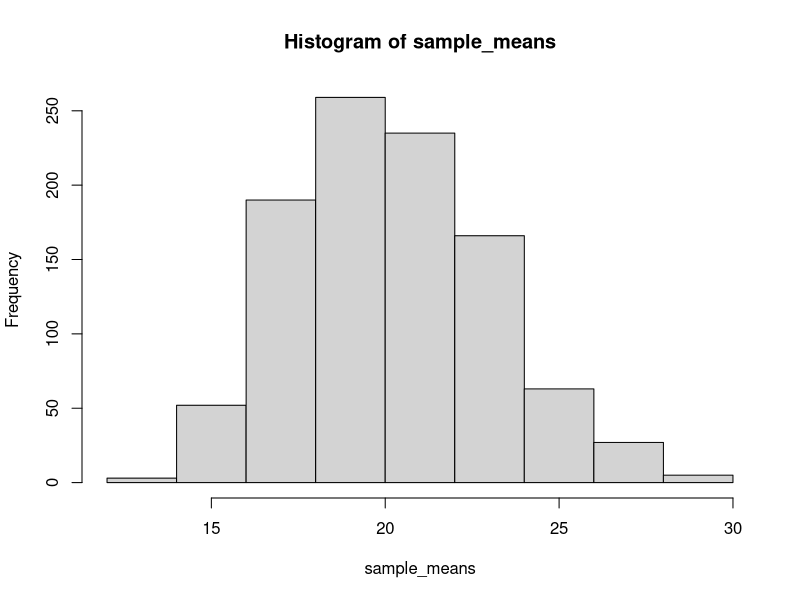
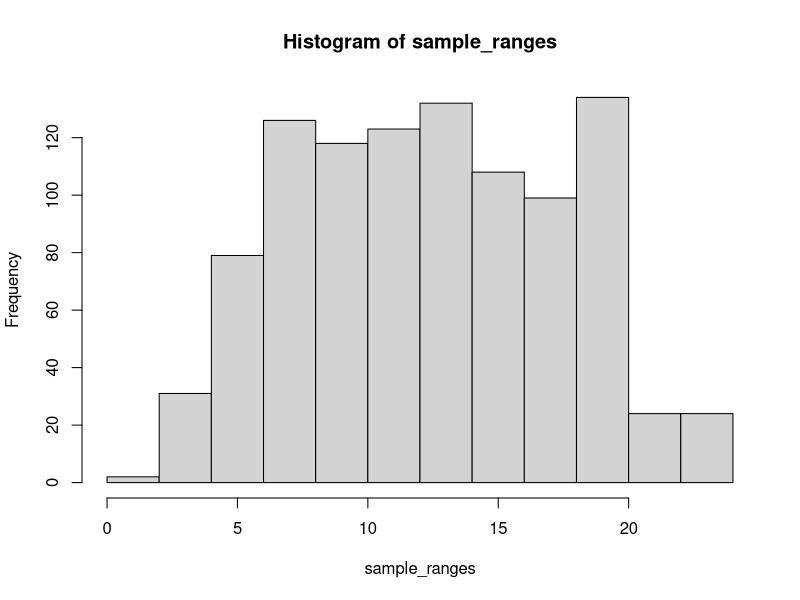

These charts were generated, in order, by the following R code:
#SAMPLING
x = mtcars$mpg
sample = sample(x, size = 4, replace = FALSE)
sample

#REPLICATE SAMPLING PROCESS
#Replicate sampling
samples = replicate(1000, sample(x, size = 4, replace = FALSE))
#Replicate the process of taking the mean of sample
sample_means = replicate(1000, mean(sample(x, size = 4, replace = FALSE)))
#Replicate the process of taking the ranges of sample
sample_ranges = replicate(1000, diff(range(sample(x, size = 4, replace = FALSE))))
#Plotting
hist(sample_means)
hist(sample_ranges)
